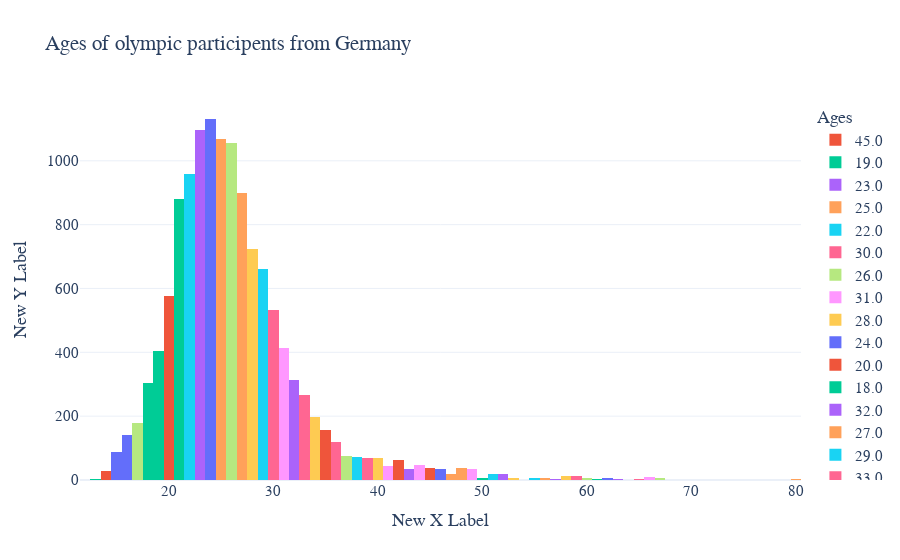

The code cell stored with this chart in its notebook:
### Code cell
fig = px.histogram(os_data_germany, x="Age",
             title= "Ages of olympic participents from Germany",
             template='plotly_white',
             labels={"Age": "Ages"},
             color="Age")
 
# Visa diagrammet
fig.update_layout(
    xaxis_title="New X Label",#Vi får skriva här
    yaxis_title="New Y Label",#Vi får skriva här
    font_family="Rockwell", font_size=15)
fig.show()

### Figure 1 — Plotly figure (JSON) as saved in the notebook; plotly's stock layout.template omitted (floating-point values rounded to 4 significant figures; data arrays with more than 128 entries replaced by an {"elided": "..."} marker saying what was removed)
{"data": [{"alignmentgroup": "True", "bingroup": "x", "hovertemplate": "Ages=%{x}<br>count=%{y}<extra></extra>", "legendgroup": "45.0", "marker": {"color": "#EF553B", "pattern": {"shape": ""}}, "name": "45.0", "offsetgroup": "45.0", "orientation": "v", "showlegend": true, "type": "histogram", "x": [45, 45, 45, 45, 45, 45, 45, 45, 45, 45, 45, 45, 45, 45, 45, 45, 45, 45, 45, 45, 45, 45, 45, 45, 45, 45, 45, 45, 45, 45, 45, 45, 45, 45, 45, 45, 45, 45], "xaxis": "x", "yaxis": "y"}, {"alignmentgroup": "True", "bingroup": "x", "hovertemplate": "Ages=%{x}<br>count=%{y}<extra></extra>", "legendgroup": "19.0", "marker": {"color": "#00cc96", "pattern": {"shape": ""}}, "name": "19.0", "offsetgroup": "19.0", "orientation": "v", "showlegend": true, "type": "histogram", "x": {"elided": "405 int values"}, "xaxis": "x", "yaxis": "y"}, {"alignmentgroup": "True", "bingroup": "x", "hovertemplate": "Ages=%{x}<br>count=%{y}<extra></extra>", "legendgroup": "23.0", "marker": {"color": "#ab63fa", "pattern": {"shape": ""}}, "name": "23.0", "offsetgroup": "23.0", "orientation": "v", "showlegend": true, "type": "histogram", "x": {"elided": "1096 int values"}, "xaxis": "x", "yaxis": "y"}, {"alignmentgroup": "True", "bingroup": "x", "hovertemplate": "Ages=%{x}<br>count=%{y}<extra></extra>", "legendgroup": "25.0", "marker": {"color": "#FFA15A", "pattern": {"shape": ""}}, "name": "25.0", "offsetgroup": "25.0", "orientation": "v", "showlegend": true, "type": "histogram", "x": {"elided": "1069 int values"}, "xaxis": "x", "yaxis": "y"}, {"alignmentgroup": "True", "bingroup": "x", "hovertemplate": "Ages=%{x}<br>count=%{y}<extra></extra>", "legendgroup": "22.0", "marker": {"color": "#19d3f3", "pattern": {"shape": ""}}, "name": "22.0", "offsetgroup": "22.0", "orientation": "v", "showlegend": true, "type": "histogram", "x": {"elided": "958 int values"}, "xaxis": "x", "yaxis": "y"}, {"alignmentgroup": "True", "bingroup": "x", "hovertemplate": "Ages=%{x}<br>count=%{y}<extra></extra>", "legendgroup": "30.0", "marker": {"color": "#FF6692", "pattern": {"shape": ""}}, "name": "30.0", "offsetgroup": "30.0", "orientation": "v", "showlegend": true, "type": "histogram", "x": {"elided": "534 int values"}, "xaxis": "x", "yaxis": "y"}, {"alignmentgroup": "True", "bingroup": "x", "hovertemplate": "Ages=%{x}<br>count=%{y}<extra></extra>", "legendgroup": "26.0", "marker": {"color": "#B6E880", "pattern": {"shape": ""}}, "name": "26.0", "offsetgroup": "26.0", "orientation": "v", "showlegend": true, "type": "histogram", "x": {"elided": "1056 int values"}, "xaxis": "x", "yaxis": "y"}, {"alignmentgroup": "True", "bingroup": "x", "hovertemplate": "Ages=%{x}<br>count=%{y}<extra></extra>", "legendgroup": "31.0", "marker": {"color": "#FF97FF", "pattern": {"shape": ""}}, "name": "31.0", "offsetgroup": "31.0", "orientation": "v", "showlegend": true, "type": "histogram", "x": {"elided": "413 int values"}, "xaxis": "x", "yaxis": "y"}, {"alignmentgroup": "True", "bingroup": "x", "hovertemplate": "Ages=%{x}<br>count=%{y}<extra></extra>", "legendgroup": "28.0", "marker": {"color": "#FECB52", "pattern": {"shape": ""}}, "name": "28.0", "offsetgroup": "28.0", "orientation": "v", "showlegend": true, "type": "histogram", "x": {"elided": "723 int values"}, "xaxis": "x", "yaxis": "y"}, {"alignmentgroup": "True", "bingroup": "x", "hovertemplate": "Ages=%{x}<br>count=%{y}<extra></extra>", "legendgroup": "24.0", "marker": {"color": "#636efa", "pattern": {"shape": ""}}, "name": "24.0", "offsetgroup": "24.0", "orientation": "v", "showlegend": true, "type": "histogram", "x": {"elided": "1131 int values"}, "xaxis": "x", "yaxis": "y"}, {"alignmentgroup": "True", "bingroup": "x", "hovertemplate": "Ages=%{x}<br>count=%{y}<extra></extra>", "legendgroup": "20.0", "marker": {"color": "#EF553B", "pattern": {"shape": ""}}, "name": "20.0", "offsetgroup": "20.0", "orientation": "v", "showlegend": true, "type": "histogram", "x": {"elided": "578 int values"}, "xaxis": "x", "yaxis": "y"}, {"alignmentgroup": "True", "bingroup": "x", "hovertemplate": "Ages=%{x}<br>count=%{y}<extra></extra>", "legendgroup": "18.0", "marker": {"color": "#00cc96", "pattern": {"shape": ""}}, "name": "18.0", "offsetgroup": "18.0", "orientation": "v", "showlegend": true, "type": "histogram", "x": {"elided": "305 int values"}, "xaxis": "x", "yaxis": "y"}, {"alignmentgroup": "True", "bingroup": "x", "hovertemplate": "Ages=%{x}<br>count=%{y}<extra></extra>", "legendgroup": "32.0", "marker": {"color": "#ab63fa", "pattern": {"shape": ""}}, "name": "32.0", "offsetgroup": "32.0", "orientation": "v", "showlegend": true, "type": "histogram", "x": {"elided": "313 int values"}, "xaxis": "x", "yaxis": "y"}, {"alignmentgroup": "True", "bingroup": "x", "hovertemplate": "Ages=%{x}<br>count=%{y}<extra></extra>", "legendgroup": "27.0", "marker": {"color": "#FFA15A", "pattern": {"shape": ""}}, "name": "27.0", "offsetgroup": "27.0", "orientation": "v", "showlegend": true, "type": "histogram", "x": {"elided": "898 int values"}, "xaxis": "x", "yaxis": "y"}, {"alignmentgroup": "True", "bingroup": "x", "hovertemplate": "Ages=%{x}<br>count=%{y}<extra></extra>", "legendgroup": "29.0", "marker": {"color": "#19d3f3", "pattern": {"shape": ""}}, "name": "29.0", "offsetgroup": "29.0", "orientation": "v", "showlegend": true, "type": "histogram", "x": {"elided": "662 int values"}, "xaxis": "x", "yaxis": "y"}, {"alignmentgroup": "True", "bingroup": "x", "hovertemplate": "Ages=%{x}<br>count=%{y}<extra></extra>", "legendgroup": "33.0", "marker": {"color": "#FF6692", "pattern": {"shape": ""}}, "name": "33.0", "offsetgroup": "33.0", "orientation": "v", "showlegend": true, "type": "histogram", "x": {"elided": "266 int values"}, "xaxis": "x", "yaxis": "y"}, {"alignmentgroup": "True", "bingroup": "x", "hovertemplate": "Ages=%{x}<br>count=%{y}<extra></extra>", "legendgroup": "37.0", "marker": {"color": "#B6E880", "pattern": {"shape": ""}}, "name": "37.0", "offsetgroup": "37.0", "orientation": "v", "showlegend": true, "type": "histogram", "x": [37, 37, 37, 37, 37, 37, 37, 37, 37, 37, 37, 37, 37, 37, 37, 37, 37, 37, 37, 37, 37, 37, 37, 37, 37, 37, 37, 37, 37, 37, 37, 37, 37, 37, 37, 37, 37, 37, 37, 37, 37, 37, 37, 37, 37, 37, 37, 37, 37, 37, 37, 37, 37, 37, 37, 37, 37, 37, 37, 37, 37, 37, 37, 37, 37, 37, 37, 37, 37, 37, 37, 37, 37, 37, 37], "xaxis": "x", "yaxis": "y"}, {"alignmentgroup": "True", "bingroup": "x", "hovertemplate": "Ages=%{x}<br>count=%{y}<extra></extra>", "legendgroup": "41.0", "marker": {"color": "#FF97FF", "pattern": {"shape": ""}}, "name": "41.0", "offsetgroup": "41.0", "orientation": "v", "showlegend": true, "type": "histogram", "x": [41, 41, 41, 41, 41, 41, 41, 41, 41, 41, 41, 41, 41, 41, 41, 41, 41, 41, 41, 41, 41, 41, 41, 41, 41, 41, 41, 41, 41, 41, 41, 41, 41, 41, 41, 41, 41, 41, 41, 41, 41, 41, 41, 41], "xaxis": "x", "yaxis": "y"}, {"alignmentgroup": "True", "bingroup": "x", "hovertemplate": "Ages=%{x}<br>count=%{y}<extra></extra>", "legendgroup": "34.0", "marker": {"color": "#FECB52", "pattern": {"shape": ""}}, "name": "34.0", "offsetgroup": "34.0", "orientation": "v", "showlegend": true, "type": "histogram", "x": {"elided": "198 int values"}, "xaxis": "x", "yaxis": "y"}, {"alignmentgroup": "True", "bingroup": "x", "hovertemplate": "Ages=%{x}<br>count=%{y}<extra></extra>", "legendgroup": "16.0", "marker": {"color": "#636efa", "pattern": {"shape": ""}}, "name": "16.0", "offsetgroup": "16.0", "orientation": "v", "showlegend": true, "type": "histogram", "x": {"elided": "141 int values"}, "xaxis": "x", "yaxis": "y"}, {"alignmentgroup": "True", "bingroup": "x", "hovertemplate": "Ages=%{x}<br>count=%{y}<extra></extra>", "legendgroup": "35.0", "marker": {"color": "#EF553B", "pattern": {"shape": ""}}, "name": "35.0", "offsetgroup": "35.0", "orientation": "v", "showlegend": true, "type": "histogram", "x": {"elided": "158 int values"}, "xaxis": "x", "yaxis": "y"}, {"alignmentgroup": "True", "bingroup": "x", "hovertemplate": "Ages=%{x}<br>count=%{y}<extra></extra>", "legendgroup": "21.0", "marker": {"color": "#00cc96", "pattern": {"shape": ""}}, "name": "21.0", "offsetgroup": "21.0", "orientation": "v", "showlegend": true, "type": "histogram", "x": {"elided": "881 int values"}, "xaxis": "x", "yaxis": "y"}, {"alignmentgroup": "True", "bingroup": "x", "hovertemplate": "Ages=%{x}<br>count=%{y}<extra></extra>", "legendgroup": "43.0", "marker": {"color": "#ab63fa", "pattern": {"shape": ""}}, "name": "43.0", "offsetgroup": "43.0", "orientation": "v", "showlegend": true, "type": "histogram", "x": [43, 43, 43, 43, 43, 43, 43, 43, 43, 43, 43, 43, 43, 43, 43, 43, 43, 43, 43, 43, 43, 43, 43, 43, 43, 43, 43, 43, 43, 43, 43, 43, 43, 43, 43, 43], "xaxis": "x", "yaxis": "y"}, {"alignmentgroup": "True", "bingroup": "x", "hovertemplate": "Ages=%{x}<br>count=%{y}<extra></extra>", "legendgroup": "47.0", "marker": {"color": "#FFA15A", "pattern": {"shape": ""}}, "name": "47.0", "offsetgroup": "47.0", "orientation": "v", "showlegend": true, "type": "histogram", "x": [47, 47, 47, 47, 47, 47, 47, 47, 47, 47, 47, 47, 47, 47, 47, 47, 47, 47, 47, 47], "xaxis": "x", "yaxis": "y"}, {"alignmentgroup": "True", "bingroup": "x", "hovertemplate": "Ages=%{x}<br>count=%{y}<extra></extra>", "legendgroup": "51.0", "marker": {"color": "#19d3f3", "pattern": {"shape": ""}}, "name": "51.0", "offsetgroup": "51.0", "orientation": "v", "showlegend": true, "type": "histogram", "x": [51, 51, 51, 51, 51, 51, 51, 51, 51, 51, 51, 51, 51, 51, 51, 51, 51, 51, 51, 51], "xaxis": "x", "yaxis": "y"}, {"alignmentgroup": "True", "bingroup": "x", "hovertemplate": "Ages=%{x}<br>count=%{y}<extra></extra>", "legendgroup": "36.0", "marker": {"color": "#FF6692", "pattern": {"shape": ""}}, "name": "36.0", "offsetgroup": "36.0", "orientation": "v", "showlegend": true, "type": "histogram", "x": [36, 36, 36, 36, 36, 36, 36, 36, 36, 36, 36, 36, 36, 36, 36, 36, 36, 36, 36, 36, 36, 36, 36, 36, 36, 36, 36, 36, 36, 36, 36, 36, 36, 36, 36, 36, 36, 36, 36, 36, 36, 36, 36, 36, 36, 36, 36, 36, 36, 36, 36, 36, 36, 36, 36, 36, 36, 36, 36, 36, 36, 36, 36, 36, 36, 36, 36, 36, 36, 36, 36, 36, 36, 36, 36, 36, 36, 36, 36, 36, 36, 36, 36, 36, 36, 36, 36, 36, 36, 36, 36, 36, 36, 36, 36, 36, 36, 36, 36, 36, 36, 36, 36, 36, 36, 36, 36, 36, 36, 36, 36, 36, 36, 36, 36, 36, 36, 36, 36], "xaxis": "x", "yaxis": "y"}, {"alignmentgroup": "True", "bingroup": "x", "hovertemplate": "Ages=%{x}<br>count=%{y}<extra></extra>", "legendgroup": "17.0", "marker": {"color": "#B6E880", "pattern": {"shape": ""}}, "name": "17.0", "offsetgroup": "17.0", "orientation": "v", "showlegend": true, "type": "histogram", "x": {"elided": "178 int values"}, "xaxis": "x", "yaxis": "y"}, {"alignmentgroup": "True", "bingroup": "x", "hovertemplate": "Ages=%{x}<br>count=%{y}<extra></extra>", "legendgroup": "44.0", "marker": {"color": "#FF97FF", "pattern": {"shape": ""}}, "name": "44.0", "offsetgroup": "44.0", "orientation": "v", "showlegend": true, "type": "histogram", "x": [44, 44, 44, 44, 44, 44, 44, 44, 44, 44, 44, 44, 44, 44, 44, 44, 44, 44, 44, 44, 44, 44, 44, 44, 44, 44, 44, 44, 44, 44, 44, 44, 44, 44, 44, 44, 44, 44, 44, 44, 44, 44, 44, 44, 44, 44, 44], "xaxis": "x", "yaxis": "y"}, {"alignmentgroup": "True", "bingroup": "x", "hovertemplate": "Ages=%{x}<br>count=%{y}<extra></extra>", "legendgroup": "40.0", "marker": {"color": "#FECB52", "pattern": {"shape": ""}}, "name": "40.0", "offsetgroup": "40.0", "orientation": "v", "showlegend": true, "type": "histogram", "x": [40, 40, 40, 40, 40, 40, 40, 40, 40, 40, 40, 40, 40, 40, 40, 40, 40, 40, 40, 40, 40, 40, 40, 40, 40, 40, 40, 40, 40, 40, 40, 40, 40, 40, 40, 40, 40, 40, 40, 40, 40, 40, 40, 40, 40, 40, 40, 40, 40, 40, 40, 40, 40, 40, 40, 40, 40, 40, 40, 40, 40, 40, 40, 40, 40, 40, 40, 40, 40, 40], "xaxis": "x", "yaxis": "y"}, {"alignmentgroup": "True", "bingroup": "x", "hovertemplate": "Ages=%{x}<br>count=%{y}<extra></extra>", "legendgroup": "15.0", "marker": {"color": "#636efa", "pattern": {"shape": ""}}, "name": "15.0", "offsetgroup": "15.0", "orientation": "v", "showlegend": true, "type": "histogram", "x": [15, 15, 15, 15, 15, 15, 15, 15, 15, 15, 15, 15, 15, 15, 15, 15, 15, 15, 15, 15, 15, 15, 15, 15, 15, 15, 15, 15, 15, 15, 15, 15, 15, 15, 15, 15, 15, 15, 15, 15, 15, 15, 15, 15, 15, 15, 15, 15, 15, 15, 15, 15, 15, 15, 15, 15, 15, 15, 15, 15, 15, 15, 15, 15, 15, 15, 15, 15, 15, 15, 15, 15, 15, 15, 15, 15, 15, 15, 15, 15, 15, 15, 15, 15, 15, 15, 15, 15], "xaxis": "x", "yaxis": "y"}, {"alignmentgroup": "True", "bingroup": "x", "hovertemplate": "Ages=%{x}<br>count=%{y}<extra></extra>", "legendgroup": "42.0", "marker": {"color": "#EF553B", "pattern": {"shape": ""}}, "name": "42.0", "offsetgroup": "42.0", "orientation": "v", "showlegend": true, "type": "histogram", "x": [42, 42, 42, 42, 42, 42, 42, 42, 42, 42, 42, 42, 42, 42, 42, 42, 42, 42, 42, 42, 42, 42, 42, 42, 42, 42, 42, 42, 42, 42, 42, 42, 42, 42, 42, 42, 42, 42, 42, 42, 42, 42, 42, 42, 42, 42, 42, 42, 42, 42, 42, 42, 42, 42, 42, 42, 42, 42, 42, 42, 42, 42, 42, 42], "xaxis": "x", "yaxis": "y"}, {"alignmentgroup": "True", "bingroup": "x", "hovertemplate": "Ages=%{x}<br>count=%{y}<extra></extra>", "legendgroup": "50.0", "marker": {"color": "#00cc96", "pattern": {"shape": ""}}, "name": "50.0", "offsetgroup": "50.0", "orientation": "v", "showlegend": true, "type": "histogram", "x": [50, 50, 50, 50, 50, 50, 50], "xaxis": "x", "yaxis": "y"}, {"alignmentgroup": "True", "bingroup": "x", "hovertemplate": "Ages=%{x}<br>count=%{y}<extra></extra>", "legendgroup": "52.0", "marker": {"color": "#ab63fa", "pattern": {"shape": ""}}, "name": "52.0", "offsetgroup": "52.0", "orientation": "v", "showlegend": true, "type": "histogram", "x": [52, 52, 52, 52, 52, 52, 52, 52, 52, 52, 52, 52, 52, 52, 52, 52, 52, 52, 52, 52], "xaxis": "x", "yaxis": "y"}, {"alignmentgroup": "True", "bingroup": "x", "hovertemplate": "Ages=%{x}<br>count=%{y}<extra></extra>", "legendgroup": "56.0", "marker": {"color": "#FFA15A", "pattern": {"shape": ""}}, "name": "56.0", "offsetgroup": "56.0", "orientation": "v", "showlegend": true, "type": "histogram", "x": [56, 56, 56, 56, 56, 56], "xaxis": "x", "yaxis": "y"}, {"alignmentgroup": "True", "bingroup": "x", "hovertemplate": "Ages=%{x}<br>count=%{y}<extra></extra>", "legendgroup": "38.0", "marker": {"color": "#19d3f3", "pattern": {"shape": ""}}, "name": "38.0", "offsetgroup": "38.0", "orientation": "v", "showlegend": true, "type": "histogram", "x": [38, 38, 38, 38, 38, 38, 38, 38, 38, 38, 38, 38, 38, 38, 38, 38, 38, 38, 38, 38, 38, 38, 38, 38, 38, 38, 38, 38, 38, 38, 38, 38, 38, 38, 38, 38, 38, 38, 38, 38, 38, 38, 38, 38, 38, 38, 38, 38, 38, 38, 38, 38, 38, 38, 38, 38, 38, 38, 38, 38, 38, 38, 38, 38, 38, 38, 38, 38, 38, 38, 38, 38], "xaxis": "x", "yaxis": "y"}, {"alignmentgroup": "True", "bingroup": "x", "hovertemplate": "Ages=%{x}<br>count=%{y}<extra></extra>", "legendgroup": "39.0", "marker": {"color": "#FF6692", "pattern": {"shape": ""}}, "name": "39.0", "offsetgroup": "39.0", "orientation": "v", "showlegend": true, "type": "histogram", "x": [39, 39, 39, 39, 39, 39, 39, 39, 39, 39, 39, 39, 39, 39, 39, 39, 39, 39, 39, 39, 39, 39, 39, 39, 39, 39, 39, 39, 39, 39, 39, 39, 39, 39, 39, 39, 39, 39, 39, 39, 39, 39, 39, 39, 39, 39, 39, 39, 39, 39, 39, 39, 39, 39, 39, 39, 39, 39, 39, 39, 39, 39, 39, 39, 39, 39, 39, 39, 39], "xaxis": "x", "yaxis": "y"}, {"alignmentgroup": "True", "bingroup": "x", "hovertemplate": "Ages=%{x}<br>count=%{y}<extra></extra>", "legendgroup": "60.0", "marker": {"color": "#B6E880", "pattern": {"shape": ""}}, "name": "60.0", "offsetgroup": "60.0", "orientation": "v", "showlegend": true, "type": "histogram", "x": [60, 60, 60, 60, 60, 60, 60], "xaxis": "x", "yaxis": "y"}, {"alignmentgroup": "True", "bingroup": "x", "hovertemplate": "Ages=%{x}<br>count=%{y}<extra></extra>", "legendgroup": "49.0", "marker": {"color": "#FF97FF", "pattern": {"shape": ""}}, "name": "49.0", "offsetgroup": "49.0", "orientation": "v", "showlegend": true, "type": "histogram", "x": [49, 49, 49, 49, 49, 49, 49, 49, 49, 49, 49, 49, 49, 49, 49, 49, 49, 49, 49, 49, 49, 49, 49, 49, 49, 49, 49, 49, 49, 49, 49, 49, 49], "xaxis": "x", "yaxis": "y"}, {"alignmentgroup": "True", "bingroup": "x", "hovertemplate": "Ages=%{x}<br>count=%{y}<extra></extra>", "legendgroup": "53.0", "marker": {"color": "#FECB52", "pattern": {"shape": ""}}, "name": "53.0", "offsetgroup": "53.0", "orientation": "v", "showlegend": true, "type": "histogram", "x": [53, 53, 53, 53, 53, 53], "xaxis": "x", "yaxis": "y"}, {"alignmentgroup": "True", "bingroup": "x", "hovertemplate": "Ages=%{x}<br>count=%{y}<extra></extra>", "legendgroup": "46.0", "marker": {"color": "#636efa", "pattern": {"shape": ""}}, "name": "46.0", "offsetgroup": "46.0", "orientation": "v", "showlegend": true, "type": "histogram", "x": [46, 46, 46, 46, 46, 46, 46, 46, 46, 46, 46, 46, 46, 46, 46, 46, 46, 46, 46, 46, 46, 46, 46, 46, 46, 46, 46, 46, 46, 46, 46, 46, 46, 46], "xaxis": "x", "yaxis": "y"}, {"alignmentgroup": "True", "bingroup": "x", "hovertemplate": "Ages=%{x}<br>count=%{y}<extra></extra>", "legendgroup": "14.0", "marker": {"color": "#EF553B", "pattern": {"shape": ""}}, "name": "14.0", "offsetgroup": "14.0", "orientation": "v", "showlegend": true, "type": "histogram", "x": [14, 14, 14, 14, 14, 14, 14, 14, 14, 14, 14, 14, 14, 14, 14, 14, 14, 14, 14, 14, 14, 14, 14, 14, 14, 14, 14], "xaxis": "x", "yaxis": "y"}, {"alignmentgroup": "True", "bingroup": "x", "hovertemplate": "Ages=%{x}<br>count=%{y}<extra></extra>", "legendgroup": "61.0", "marker": {"color": "#00cc96", "pattern": {"shape": ""}}, "name": "61.0", "offsetgroup": "61.0", "orientation": "v", "showlegend": true, "type": "histogram", "x": [61, 61], "xaxis": "x", "yaxis": "y"}, {"alignmentgroup": "True", "bingroup": "x", "hovertemplate": "Ages=%{x}<br>count=%{y}<extra></extra>", "legendgroup": "57.0", "marker": {"color": "#ab63fa", "pattern": {"shape": ""}}, "name": "57.0", "offsetgroup": "57.0", "orientation": "v", "showlegend": true, "type": "histogram", "x": [57, 57], "xaxis": "x", "yaxis": "y"}, {"alignmentgroup": "True", "bingroup": "x", "hovertemplate": "Ages=%{x}<br>count=%{y}<extra></extra>", "legendgroup": "48.0", "marker": {"color": "#FFA15A", "pattern": {"shape": ""}}, "name": "48.0", "offsetgroup": "48.0", "orientation": "v", "showlegend": true, "type": "histogram", "x": [48, 48, 48, 48, 48, 48, 48, 48, 48, 48, 48, 48, 48, 48, 48, 48, 48, 48, 48, 48, 48, 48, 48, 48, 48, 48, 48, 48, 48, 48, 48, 48, 48, 48, 48, 48, 48], "xaxis": "x", "yaxis": "y"}, {"alignmentgroup": "True", "bingroup": "x", "hovertemplate": "Ages=%{x}<br>count=%{y}<extra></extra>", "legendgroup": "54.0", "marker": {"color": "#19d3f3", "pattern": {"shape": ""}}, "name": "54.0", "offsetgroup": "54.0", "orientation": "v", "showlegend": true, "type": "histogram", "x": [54], "xaxis": "x", "yaxis": "y"}, {"alignmentgroup": "True", "bingroup": "x", "hovertemplate": "Ages=%{x}<br>count=%{y}<extra></extra>", "legendgroup": "59.0", "marker": {"color": "#FF6692", "pattern": {"shape": ""}}, "name": "59.0", "offsetgroup": "59.0", "orientation": "v", "showlegend": true, "type": "histogram", "x": [59, 59, 59, 59, 59, 59, 59, 59, 59, 59, 59], "xaxis": "x", "yaxis": "y"}, {"alignmentgroup": "True", "bingroup": "x", "hovertemplate": "Ages=%{x}<br>count=%{y}<extra></extra>", "legendgroup": "67.0", "marker": {"color": "#B6E880", "pattern": {"shape": ""}}, "name": "67.0", "offsetgroup": "67.0", "orientation": "v", "showlegend": true, "type": "histogram", "x": [67, 67, 67, 67, 67, 67, 67], "xaxis": "x", "yaxis": "y"}, {"alignmentgroup": "True", "bingroup": "x", "hovertemplate": "Ages=%{x}<br>count=%{y}<extra></extra>", "legendgroup": "66.0", "marker": {"color": "#FF97FF", "pattern": {"shape": ""}}, "name": "66.0", "offsetgroup": "66.0", "orientation": "v", "showlegend": true, "type": "histogram", "x": [66, 66, 66, 66, 66, 66, 66, 66, 66], "xaxis": "x", "yaxis": "y"}, {"alignmentgroup": "True", "bingroup": "x", "hovertemplate": "Ages=%{x}<br>count=%{y}<extra></extra>", "legendgroup": "58.0", "marker": {"color": "#FECB52", "pattern": {"shape": ""}}, "name": "58.0", "offsetgroup": "58.0", "orientation": "v", "showlegend": true, "type": "histogram", "x": [58, 58, 58, 58, 58, 58, 58, 58, 58, 58, 58, 58, 58, 58], "xaxis": "x", "yaxis": "y"}, {"alignmentgroup": "True", "bingroup": "x", "hovertemplate": "Ages=%{x}<br>count=%{y}<extra></extra>", "legendgroup": "62.0", "marker": {"color": "#636efa", "pattern": {"shape": ""}}, "name": "62.0", "offsetgroup": "62.0", "orientation": "v", "showlegend": true, "type": "histogram", "x": [62, 62, 62, 62, 62, 62], "xaxis": "x", "yaxis": "y"}, {"alignmentgroup": "True", "bingroup": "x", "hovertemplate": "Ages=%{x}<br>count=%{y}<extra></extra>", "legendgroup": "12.0", "marker": {"color": "#EF553B", "pattern": {"shape": ""}}, "name": "12.0", "offsetgroup": "12.0", "orientation": "v", "showlegend": true, "type": "histogram", "x": [12], "xaxis": "x", "yaxis": "y"}, {"alignmentgroup": "True", "bingroup": "x", "hovertemplate": "Ages=%{x}<br>count=%{y}<extra></extra>", "legendgroup": "13.0", "marker": {"color": "#00cc96", "pattern": {"shape": ""}}, "name": "13.0", "offsetgroup": "13.0", "orientation": "v", "showlegend": true, "type": "histogram", "x": [13, 13], "xaxis": "x", "yaxis": "y"}, {"alignmentgroup": "True", "bingroup": "x", "hovertemplate": "Ages=%{x}<br>count=%{y}<extra></extra>", "legendgroup": "63.0", "marker": {"color": "#ab63fa", "pattern": {"shape": ""}}, "name": "63.0", "offsetgroup": "63.0", "orientation": "v", "showlegend": true, "type": "histogram", "x": [63, 63, 63], "xaxis": "x", "yaxis": "y"}, {"alignmentgroup": "True", "bingroup": "x", "hovertemplate": "Ages=%{x}<br>count=%{y}<extra></extra>", "legendgroup": "80.0", "marker": {"color": "#FFA15A", "pattern": {"shape": ""}}, "name": "80.0", "offsetgroup": "80.0", "orientation": "v", "showlegend": true, "type": "histogram", "x": [80, 80, 80], "xaxis": "x", "yaxis": "y"}, {"alignmentgroup": "True", "bingroup": "x", "hovertemplate": "Ages=%{x}<br>count=%{y}<extra></extra>", "legendgroup": "55.0", "marker": {"color": "#19d3f3", "pattern": {"shape": ""}}, "name": "55.0", "offsetgroup": "55.0", "orientation": "v", "showlegend": true, "type": "histogram", "x": [55, 55, 55, 55, 55, 55, 55], "xaxis": "x", "yaxis": "y"}, {"alignmentgroup": "True", "bingroup": "x", "hovertemplate": "Ages=%{x}<br>count=%{y}<extra></extra>", "legendgroup": "65.0", "marker": {"color": "#FF6692", "pattern": {"shape": ""}}, "name": "65.0", "offsetgroup": "65.0", "orientation": "v", "showlegend": true, "type": "histogram", "x": [65, 65], "xaxis": "x", "yaxis": "y"}], "layout": {"barmode": "relative", "font": {"family": "Rockwell", "size": 15}, "legend": {"title": {"text": "Ages"}, "tracegroupgap": 0}, "title": {"text": "Ages of olympic participents from Germany"}, "xaxis": {"anchor": "y", "categoryarray": [null, 45, 19, 23, 25, 22, 30, 26, 31, 28, 24, 20, 18, 32, 27, 29, 33, 37, 41, 34, 16, 35, 21, 43, 47, 51, 36, 17, 44, 40, 15, 42, 50, 52, 56, 38, 39, 60, 49, 53, 46, 14, 61, 57, 48, 54, 59, 67, 66, 58, 62, 12, 13, 63, 80, 55, 65], "categoryorder": "array", "domain": [0, 1], "title": {"text": "New X Label"}}, "yaxis": {"anchor": "x", "domain": [0, 1], "title": {"text": "New Y Label"}}}}
